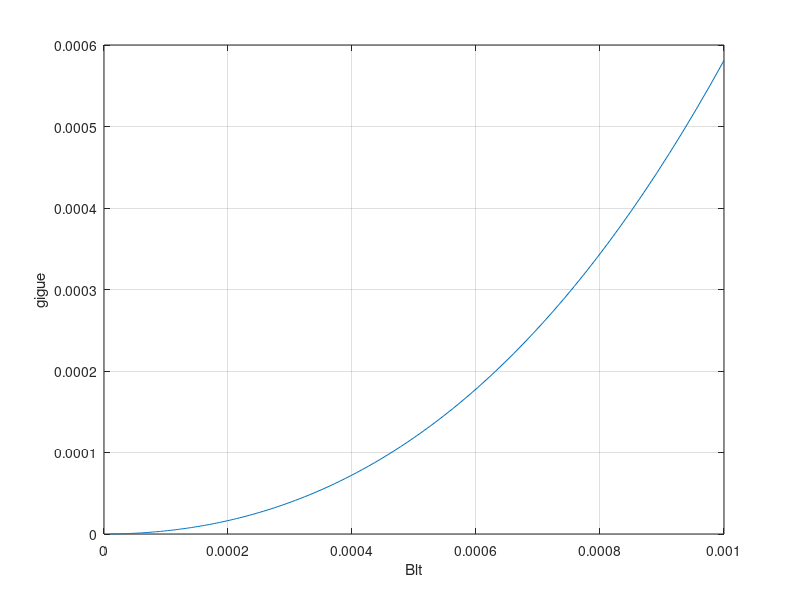

Write the MATLAB code that produced this figure.
close all
clear all

% il faut avoir au prealable calculer la pente du detecteur en boucle
% ouverte

load pente_NDA_QPSK



BlT=10.^(-5:0.01:-3);  % ex: 0.01
 

%
% calcul des parametres de la boucle

%
EbNodB=10;
    EbNo=10.^(EbNodB/10);
    
    N_symb=1000;
    M=4;   %QPSK
    
    
    symb_emis=(2*randi([0 1],1,N_symb)-1)+j*(2*randi([0 1],1,N_symb)-1); % symboles QPSK
    sigma = sqrt(1/(2*EbNo));   % sigma du bruit thermique
    bruit=sigma*randn(1,N_symb)+j*sigma*randn(1,N_symb) ; % vecteur de bruit
    dephasage=0*pi/180;  % dephasage signal recu
recu=symb_emis.*exp(j*dephasage)+bruit; % echantillons en entree DPLL
    
for jj=1:length(BlT)
    NCO_mem=0;      % initialisation du retard de la mise a jour
    filtre_mem=0;   % initialisation de la memoire du filtre
    phi_est(1)=0;  %  valeur initiale de la phase estimee
    zeta=sqrt(2)/2;
    wnT=2*BlT(jj)./(zeta+1/(4*zeta));
    A=wnT.*(2+wnT)./(1+3*wnT+wnT.^2);
    B=wnT.^2./(1+3*wnT+wnT.^2);
     
     
    
     %  DPLL
     
    for ii=1:N_symb
        
         % affichage de ii par multiples de 1000
        if mod(ii,1000)==0
            ii
        end
       
        out_det(ii)= -imag((recu(ii)*exp(-1j*phi_est(ii)*pi/180))^4)/pente;
        
        
        % filtre de boucle
        
        w(ii)=filtre_mem+out_det(ii); % memoire filtre + sortie detecteur 
        filtre_mem=w(ii);            
        out_filtre=A*out_det(ii)+B*w(ii);   % sortie du filtre a l'instant ii :  F(z)=A+B/(1-z^-1)
        
        % integrateur + retard 
        
        phi_est(ii+1)=(out_filtre+NCO_mem); % N(z)=1/(z-1) 
        NCO_mem=phi_est(ii+1);
        
        
    end
    gigue(jj)=mean(phi_est.^2);
end

figure(1)
plot(BlT,gigue)
grid on
xlabel('Blt')
ylabel('gigue');